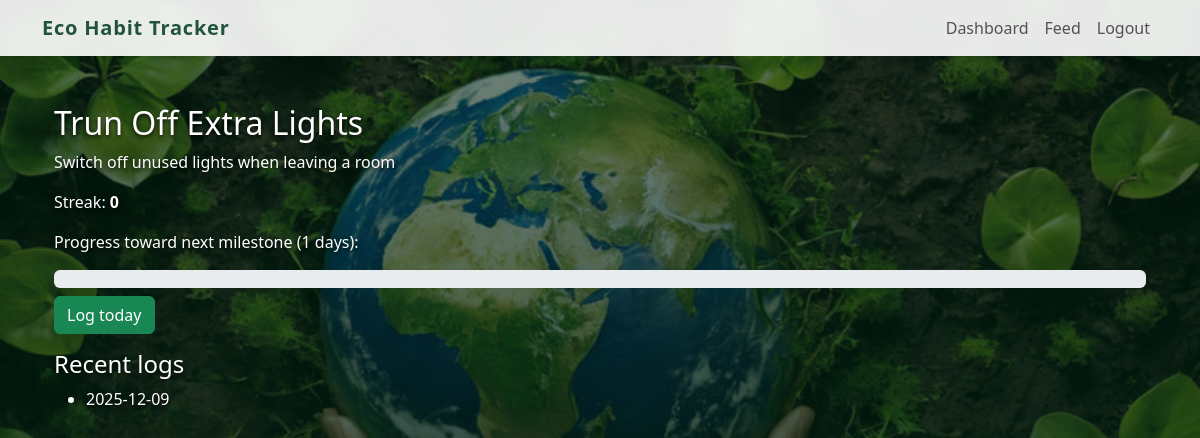
The app's page /habit/2 (signed in) with its own data.
### app.py (models this page shows)
class Habit(db.Model):
    id = db.Column(db.Integer, primary_key=True)
    title = db.Column(db.String(140), nullable=False)
    description = db.Column(db.Text, nullable=True)
    co2_saving = db.Column(db.Float, default=0.0)
    user_id = db.Column(db.Integer, db.ForeignKey('user.id'), nullable=False)

class HabitLog(db.Model):
    id = db.Column(db.Integer, primary_key=True)
    habit_id = db.Column(db.Integer, db.ForeignKey('habit.id'), nullable=False)
    user_id = db.Column(db.Integer, db.ForeignKey('user.id'), nullable=False)
    date = db.Column(db.Date, nullable=False, default=date.today)

### app.py (the view)
@app.route('/habit/<int:habit_id>')
@login_required
def habit_detail(habit_id):
    h = Habit.query.get_or_404(habit_id)
    logs = HabitLog.query.filter_by(user_id=current_user.id, habit_id=habit_id).order_by(HabitLog.date.desc()).limit(30).all()
    s = habit_streak(current_user.id, habit_id)
    next_threshold = None
    for t in BADGE_THRESHOLDS:
        if s < t:
            next_threshold = t
            break
    progress_pct = int((s / next_threshold) * 100) if next_threshold else 100
    return render_template('habit_detail.html', habit=h, logs=logs, streak=s, next_threshold=next_threshold, progress_pct=progress_pct)

### app.py (called while the page is built)
@login_manager.user_loader
def load_user(user_id):
    return User.query.get(int(user_id))

def habit_streak(user_id, habit_id):
    today = date.today()
    streak = 0
    current_day = today
    while True:
        log = HabitLog.query.filter_by(user_id=user_id, habit_id=habit_id, date=current_day).first()
        if log:
            streak += 1
            current_day = current_day - timedelta(days=1)
        else:
            break
    return streak

### templates/habit_detail.html (shortened to what this page needs)
{% extends 'base.html' %}
{% block content %}
<div class="habit-detail-page">
  <h2>{{ habit.title }}</h2>
  <p>{{ habit.description }}</p>
  <p>Streak: <strong>{{ streak }}</strong></p>
  {% if next_threshold %}
  <p>Progress toward next milestone ({{ next_threshold }} days):</p>
  <div class="progress mb-2" style="height:18px;">
  </div>
  {% endif %}
  <form method="post" action="{{ url_for('habit_log', habit_id=habit.id) }}">
    <button class="btn btn-success">Log today</button>
  </form>
  <h4 class="mt-3">Recent logs</h4>
  <ul>
    {% for l in logs %}
      <li>{{ l.date }}</li>
    {% else %}
      <li>No logs yet.</li>
    {% endfor %}
  </ul>
</div>
{% endblock %}

### static/style.css (style rules this page uses)
body { min-height: 100vh; margin: 0; font-family: system-ui, -apple-system, BlinkMacSystemFont, "Segoe UI", sans-serif; background-image: linear-gradient(rgba(0, 32, 16, 0.55), rgba(0, 32, 16, 0.8)), url("/static/images/Eco Habit Tracker Background theme.jpg"); background-size: cover; background-position: center; background-attachment: fixed; color: #1a202c; }
.habit-detail-page h2, .habit-detail-page p, .habit-detail-page li, .habit-detail-page h4, .habit-detail-page strong { color: #ffffff; text-shadow: 0 2px 4px rgba(0, 0, 0, 0.85); }

### templates/base.html (style rules this page uses)
body { background: #f7fbf7; }

### records on screen
Habit: title "Trun Off Extra Lights", description "Switch off unused lights when leaving a room"
HabitLog: date "2025-12-09"

### other values on screen
{{ streak }} "0"
{{ next_threshold }} "1"
